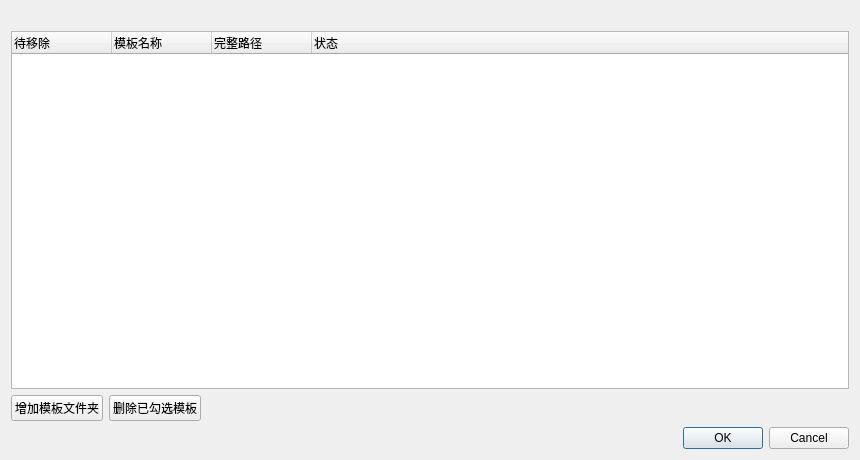
<?xml version="1.0" encoding="UTF-8"?>
<ui version="4.0">
 <class>TemplateSelectionDialog</class>
 <widget class="QDialog" name="templateSelectionDialog">
  <property name="geometry">
   <rect>
    <x>0</x>
    <y>0</y>
    <width>860</width>
    <height>460</height>
   </rect>
  </property>
  <property name="windowTitle">
   <string>选择模板</string>
  </property>
  <property name="modal">
   <bool>true</bool>
  </property>
  <layout class="QVBoxLayout" name="verticalLayout" stretch="0,1,0,0">
   <item>
    <widget class="QLabel" name="label_templateSelectionDescription">
     <property name="text">
      <string/>
     </property>
     <property name="wordWrap">
      <bool>true</bool>
     </property>
    </widget>
   </item>
   <item>
    <widget class="QTreeWidget" name="treeWidget_templateSelection">
     <property name="rootIsDecorated">
      <bool>false</bool>
     </property>
     <column>
      <property name="text">
       <string>待移除</string>
      </property>
     </column>
     <column>
      <property name="text">
       <string>模板名称</string>
      </property>
     </column>
     <column>
      <property name="text">
       <string>完整路径</string>
      </property>
     </column>
     <column>
      <property name="text">
       <string>状态</string>
      </property>
     </column>
    </widget>
   </item>
   <item>
    <layout class="QHBoxLayout" name="horizontalLayout_actions">
     <item>
      <widget class="QPushButton" name="pushButton_addTemplateFolder">
       <property name="text">
        <string>增加模板文件夹</string>
       </property>
      </widget>
     </item>
     <item>
      <widget class="QPushButton" name="pushButton_removeCheckedTemplates">
       <property name="text">
        <string>删除已勾选模板</string>
       </property>
       <property name="uiRole" stdset="0">
        <string>danger</string>
       </property>
      </widget>
     </item>
     <item>
      <spacer name="horizontalSpacer_actions">
       <property name="orientation">
        <enum>Qt::Horizontal</enum>
       </property>
       <property name="sizeHint" stdset="0">
        <size>
         <width>40</width>
         <height>20</height>
        </size>
       </property>
      </spacer>
     </item>
    </layout>
   </item>
   <item>
    <widget class="QDialogButtonBox" name="buttonBox">
     <property name="orientation">
      <enum>Qt::Horizontal</enum>
     </property>
     <property name="standardButtons">
      <set>QDialogButtonBox::Cancel|QDialogButtonBox::Ok</set>
     </property>
    </widget>
   </item>
  </layout>
 </widget>
 <resources/>
 <connections/>
</ui>
